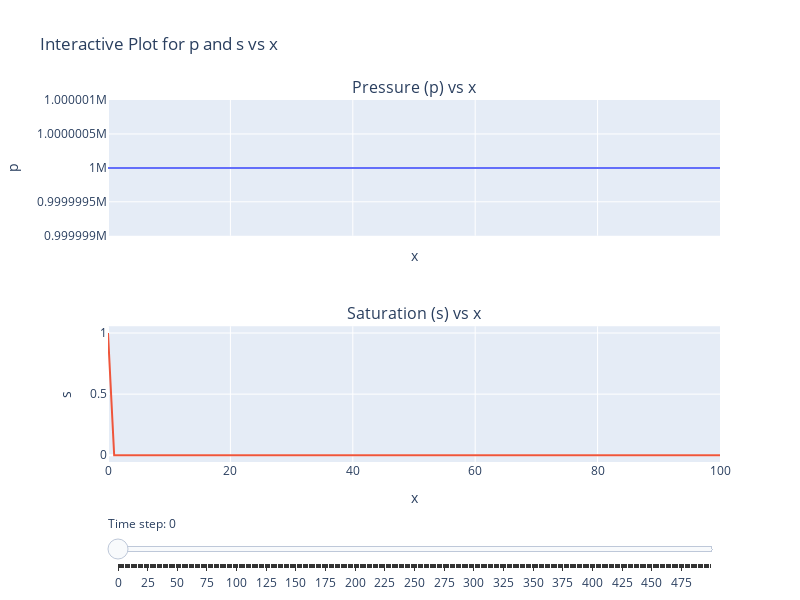

Notebook code cell kept with this figure:
### Code cell
import numpy as np
import plotly.graph_objs as go
from plotly.subplots import make_subplots

# Создаем subplot для размещения двух графиков
fig = make_subplots(rows=2, cols=1, shared_xaxes=True,
                    subplot_titles=("Pressure (p) vs x", "Saturation (s) vs x"))

# Создаем пустые графики для p и s
trace_p = go.Scatter(x=solver.x, y=p[0], mode='lines', name='Pressure (p)')
trace_s = go.Scatter(x=solver.x, y=s[0], mode='lines', name='Saturation (s)')

# Добавляем их на соответствующие позиции
fig.add_trace(trace_p, row=1, col=1)
fig.add_trace(trace_s, row=2, col=1)

# Определяем шаги ползунка, где каждый шаг обновляет данные для каждого момента времени
steps = []
for i in range(solver.nt):
    step = dict(
        method="update",
        args=[{"y": [p[i], s[i]]},  # обновление данных для обоих графиков
              {"title": f"Time step: {i}"}],  # обновление заголовка
        label=f"{i}"
    )
    steps.append(step)

# Добавляем ползунок (slider)
sliders = [dict(
    active=0,
    currentvalue={"prefix": "Time step: "},
    pad={"t": 50},
    steps=steps
)]

# Настраиваем внешний вид графиков
fig.update_layout(
    sliders=sliders,
    height=600,
    width=800,
    showlegend=False,
    title="Interactive Plot for p and s vs x"
)

# Подписи осей
fig.update_xaxes(title_text="x", row=1, col=1)
fig.update_xaxes(title_text="x", row=2, col=1)
fig.update_yaxes(title_text="p", row=1, col=1)
fig.update_yaxes(title_text="s", row=2, col=1)

# Отображаем график
fig.show()
